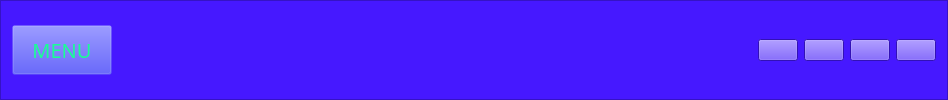
     <widget class="QFrame" name="frame_superior">
      <property name="maximumSize">
       <size>
        <width>16777215</width>
        <height>200</height>
       </size>
      </property>
      <property name="styleSheet">
       <string notr="true">background-color: rgb(70, 24, 255);</string>
      </property>
      <property name="frameShape">
       <enum>QFrame::StyledPanel</enum>
      </property>
      <property name="frameShadow">
       <enum>QFrame::Raised</enum>
      </property>
      <layout class="QHBoxLayout" name="horizontalLayout">
       <item>
        <widget class="QPushButton" name="b_menu">
         <property name="minimumSize">
          <size>
           <width>100</width>
           <height>50</height>
          </size>
         </property>
         <property name="font">
          <font>
           <family>Arial Black</family>
           <pointsize>15</pointsize>
           <weight>10</weight>
           <italic>false</italic>
           <bold>false</bold>
          </font>
         </property>
         <property name="styleSheet">
          <string notr="true">QFrame{
background-color: rgb(53, 53, 79);
border-radius:20px;
border:1px solid white;
}

QPushButton{
font: 87 15pt &quot;Arial Black&quot;;
background-color: #000000ff;
color: rgb(24, 255, 148);
}
QPushButton:hover{
background-color: black;
}</string>
         </property>
         <property name="text">
          <string>MENU</string>
         </property>
         <property name="icon">
          <iconset>
           <normaloff>../../../../../../UTP_SABADOS_TALLER/SEMANA 3/imagenes/menufichacali.png</normaloff>../../../../../../UTP_SABADOS_TALLER/SEMANA 3/imagenes/menufichacali.png</iconset>
         </property>
         <property name="iconSize">
          <size>
           <width>35</width>
           <height>35</height>
          </size>
         </property>
        </widget>
       </item>
       <item>
        <spacer name="horizontalSpacer">
         <property name="orientation">
          <enum>Qt::Horizontal</enum>
         </property>
         <property name="sizeHint" stdset="0">
          <size>
           <width>640</width>
           <height>20</height>
          </size>
         </property>
        </spacer>
       </item>
       <item>
        <widget class="QPushButton" name="b_minimizar">
         <property name="styleSheet">
          <string notr="true">QPushButton:hover{
background-color: white;
}</string>
         </property>
         <property name="text">
          <string/>
         </property>
         <property name="icon">
          <iconset>
           <normaloff>iconos/minus [#1515].png</normaloff>iconos/minus [#1515].png</iconset>
         </property>
         <property name="iconSize">
          <size>
           <width>30</width>
           <height>30</height>
          </size>
         </property>
        </widget>
       </item>
       <item>
        <widget class="QPushButton" name="b_restaurar">
         <property name="styleSheet">
          <string notr="true">QPushButton:hover{
background-color: white;
}</string>
         </property>
         <property name="text">
          <string/>
         </property>
         <property name="icon">
          <iconset>
           <normaloff>iconos/arrow_right_corner [#279].png</normaloff>iconos/arrow_right_corner [#279].png</iconset>
         </property>
         <property name="iconSize">
          <size>
           <width>30</width>
           <height>30</height>
          </size>
         </property>
        </widget>
       </item>
       <item>
        <widget class="QPushButton" name="b_maximizar">
         <property name="styleSheet">
          <string notr="true">QPushButton:hover{
background-color: white;
}</string>
         </property>
         <property name="text">
          <string/>
         </property>
         <property name="icon">
          <iconset>
           <normaloff>iconos/desktop [#232].png</normaloff>iconos/desktop [#232].png</iconset>
         </property>
         <property name="iconSize">
          <size>
           <width>30</width>
           <height>30</height>
          </size>
         </property>
        </widget>
       </item>
       <item>
        <widget class="QPushButton" name="b_cerrar">
         <property name="styleSheet">
          <string notr="true">QPushButton:hover{
background-color: white;
}</string>
         </property>
         <property name="text">
          <string/>
         </property>
         <property name="icon">
          <iconset>
           <normaloff>iconos/close [#1511].png</normaloff>iconos/close [#1511].png</iconset>
         </property>
         <property name="iconSize">
          <size>
           <width>30</width>
           <height>30</height>
          </size>
         </property>
        </widget>
       </item>
      </layout>
     </widget>
